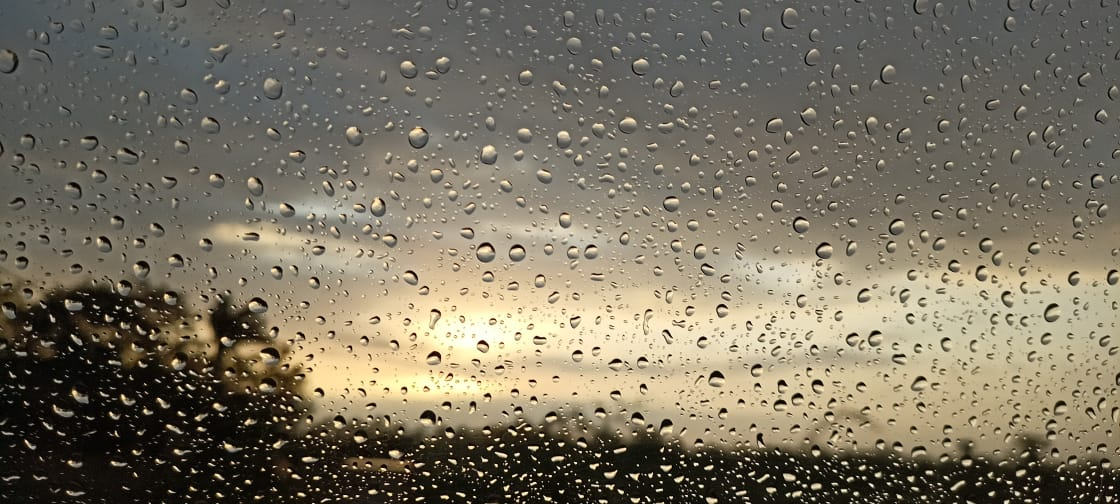
#> input picture Bootcamp OpenCV/Nature.jpeg, 1120 x 504 px
$ jupyter execute 10_Cropping.ipynb
#> lines starting #> are read from the running program, lines starting #| are printed output that depends on the picture
[cell 1]
import cv2
import numpy as np

img= cv2.imread('Nature.jpeg')
#> img is the input picture: shape (504, 1120, 3); mean B, G, R 97.7, 114.7, 122.1
height, width = img.shape[:2]
#> height = 504; width = 1120

crop_img_variable = img_variable [start_row : end_row, start_col : end_col]

[cell 2]
# Cropping Image
# OpenCV does not have any crop function but it can be done by NumPy library (Slicing of Array)
crop= img[int(height * .25):int(height * .85) , int(width * .25):int(width * .9)]
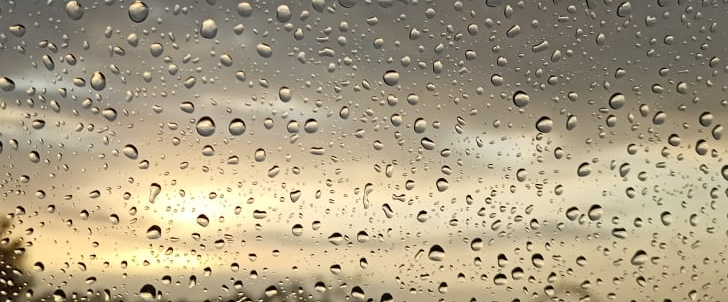
#> crop: shape (302, 728, 3); mean B, G, R 133.3, 160, 172.6

cv2.imshow("Raindrops", img)
cv2.waitKey()
cv2.imshow("Cropped image", crop)
cv2.waitKey()
cv2.destroyAllWindows()


$ run again, with Bootcamp OpenCV/Sudoku.jpg copied over Bootcamp OpenCV/Nature.jpeg
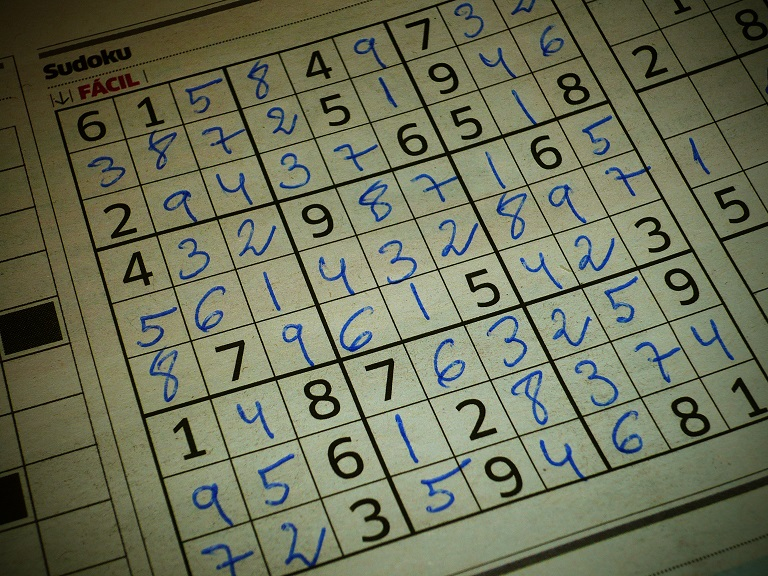
#> input picture Bootcamp OpenCV/Sudoku.jpg, 768 x 576 px
#> img is the input picture: shape (576, 768, 3); mean B, G, R 88.5, 112.9, 108.9
#> `crop= img[int(height * .25):int(height * .85) , int(width * .25):int(w..`:
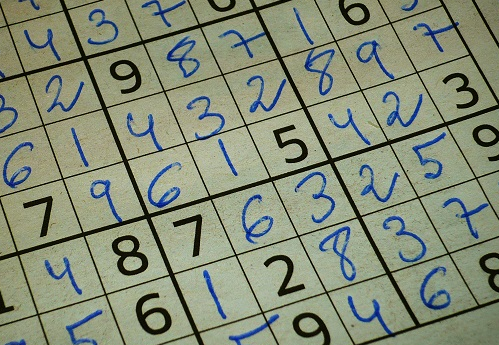
#> crop: shape (345, 499, 3); mean B, G, R 118.8, 140.3, 132.4
